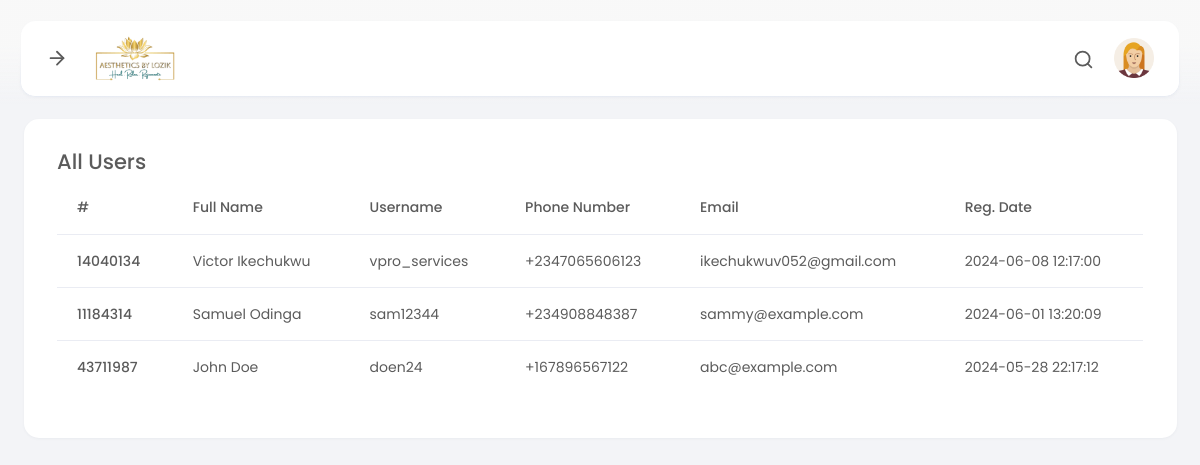
Page /manager/users.php (signed in) on the committed database.
### tables this page shows
CREATE TABLE `users` (
  `id` int(11) NOT NULL,
  `userid` varchar(20) NOT NULL,
  `firstname` varchar(50) NOT NULL,
  `lastname` varchar(50) NOT NULL,
  `username` varchar(50) NOT NULL,
  `phone` varchar(20) NOT NULL,
  `email` varchar(100) NOT NULL,
  `password` varchar(100) NOT NULL,
  `code` varchar(10) NOT NULL,
  `created_at` datetime NOT NULL DEFAULT current_timestamp()
);

### manager/users.php (the view, shortened to what this page needs)
<?php
include_once "../config.php";
if (isset($s)) {
  $getUsers = mysqli_query($conn, "SELECT * FROM `users` WHERE (`userid` LIKE '%$s%') OR (`firstname` LIKE '%$s%') OR (`lastname` LIKE '%$s%') OR (`username` LIKE '%$s%') OR (`phone` LIKE '%$s%') OR (`email` LIKE '%$s%') ORDER BY `id` DESC");
} else {
  $getUsers = mysqli_query($conn, "SELECT * FROM `users` ORDER BY `id` DESC");
}
$users = mysqli_fetch_all($getUsers, MYSQLI_ASSOC);
?>
<!DOCTYPE html>
<html lang="en">
<head>
  <link href="assets/plugins/bootstrap/css/bootstrap.min.css" rel="stylesheet">
  <link href="assets/plugins/font-awesome/css/all.min.css" rel="stylesheet">
  <link href="assets/plugins/perfectscroll/perfect-scrollbar.css" rel="stylesheet">
  <link href="assets/css/main.min.css" rel="stylesheet">
  <link href="assets/css/custom.css" rel="stylesheet">
</head>
<body>
  <div class="page-container">
    <?php include("components/menu.php"); ?>
    <div class="page-content">
      <div class="main-wrapper">
        <div class="row">
          <div class="col">
            <div class="card">
              <div class="card-body">
                <div class="row">
                  <div class="col-8">
                    <h4>All Users</h4>
                  </div>
                </div>
                <div class="row">
                  <div class="table-responsive">
                    <table class="table invoice-table">
                      <thead>
                        <tr>
                          <th scope="col">#</th>
                          <th scope="col">Full Name</th>
                          <th scope="col">Username</th>
                          <th scope="col">Phone Number</th>
                          <th scope="col">Email</th>
                          <th scope="col">Reg. Date</th>
                        </tr>
                      </thead>
                      <tbody>
                        <?php
                        foreach ($users as $user) {
                          ?>
                          <tr>
                            <th scope="row"><?= $user["userid"]; ?></th>
                            <td><?= $user["firstname"] . " " . $user["lastname"]; ?></td>
                            <td><?= $user["username"]; ?></td>
                            <td><?= $user["phone"]; ?></td>
                            <td><?= $user["email"]; ?></td>
                            <td><?= $user["created_at"]; ?></td>
                          </tr>
                          <?php
                        }
                        ?>
                      </tbody>
                    </table>
                  </div>
                </div>
              </div>
            </div>
          </div>
        </div>
      </div>
    </div>
  </div>
</body>
</html>

### rows in the picture
users: userid "14040134", firstname "Victor", lastname "Ikechukwu", username "vpro_services", phone "+2347065606123", email "ikechukwuv052@gmail.com", created_at "2024-06-08 12:17:00"
users: userid "11184314", firstname "Samuel", lastname "Odinga", username "sam12344", phone "+234908848387", email "sammy@example.com", created_at "2024-06-01 13:20:09"
users: userid "43711987", firstname "John", lastname "Doe", username "doen24", phone "+167896567122", email "abc@example.com", created_at "2024-05-28 22:17:12"
